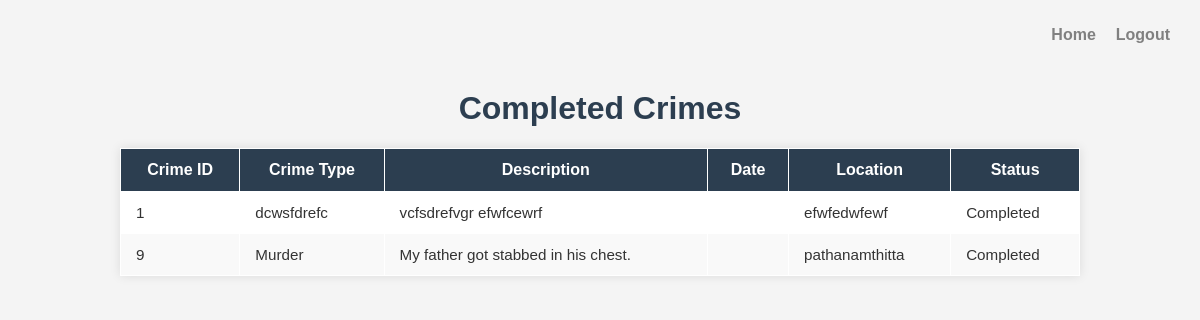
The app's page /police/completedCrimes/1/ (signed in) with its own data.
### police/models.py (models this page shows, shortened)
class Crime(models.Model):
    statusChoice = [
        ("Completed", "Completed"),
        ("Investigating", "Investigating"),
        ("Request Pending", "Request Pending"),
    ]
    crime_type = models.CharField(max_length=50)
    description = models.TextField()
    location = models.CharField(max_length=50)
    station = models.ForeignKey(Station, on_delete=models.CASCADE)
    status = models.CharField(max_length=50, choices=statusChoice)
    submitted_by = models.ForeignKey(CivilianModel, on_delete=models.CASCADE)

### police/views.py (the view)
@login_required(login_url="policeLogin")
@user_passes_test(is_police, login_url="policeLogin")
def completed_crimes_view(request, officer_id):
    officer = PoliceModel.objects.get(id=officer_id)
    completed_crimes = Crime.objects.filter(status="Completed")
    return render(
        request,
        "police_template/completedCrime.html",
        {"completed_crimes": completed_crimes},
    )

### police/views.py (called while the page is built)
def is_police(user):
    return user.user_type == "Police"

### templates/police_template/completedCrime.html (shortened to what this page needs)
{% load static %}
<!DOCTYPE html>
<html lang="en">
<head>
    <link rel="stylesheet" href="{% static 'css/police/completedCrime.css' %}">
</head>
<body>
    <nav class="navbar">
        <ul>
            <li><a href="{% url 'policeHome' %}">Home</a></li>
            <li><a href="{% url 'policeLogout' %}">Logout</a></li>
        </ul>
    </nav>
    <div>
        <h1>Completed Crimes</h1>
        <table border="1">
            <thead>
                <tr>
                    <th>Crime ID</th>
                    <th>Crime Type</th>
                    <th>Description</th>
                    <th>Date</th>
                    <th>Location</th>
                    <th>Status</th>
                </tr>
            </thead>
            <tbody>
                {% for crime in completed_crimes %}
                <tr>
                    <td>{{ crime.id }}</td>
                    <td>{{ crime.crime_type }}</td>
                    <td>{{ crime.description }}</td>
                    <td>{{ crime.date }}</td>
                    <td>{{ crime.location }}</td>
                    <td>{{ crime.status }}</td>
                </tr>
                {% endfor %}
            </tbody>
        </table>
    </div>
</body>
</html>

### static/css/police/completedCrime.css (style rules this page uses)
body { font-family: Arial, sans-serif; background-color: #f4f4f4; color: #333; margin: 0; padding: 0; }
.navbar { padding: 10px; margin-bottom: 20px; display: flex; justify-content: flex-end; }
.navbar ul { list-style-type: none; font-weight: bold; padding: 0; display: flex; }
.navbar li { margin-right: 20px; }
.navbar a { text-decoration: none; color: gray; }
h1 { text-align: center; color: #2c3e50; margin-top: 20px; }
table { width: 80%; margin: 20px auto; border-collapse: collapse; box-shadow: 0px 0px 10px rgba(0, 0, 0, 0.1); background-color: white; }
table thead { background-color: #2c3e50; color: white; }
table th, table td { padding: 12px 15px; border: 1px solid white; }
table tbody tr:nth-child(even) { background-color: #f9f9f9; }
th { text-align: center; font-weight: bold; }
td { text-align: left; font-size: 0.95em; }

### records on screen
Crime: id "1", crime_type "dcwsfdrefc", description "vcfsdrefvgr efwfcewrf", location "efwfedwfewf", status "Completed"
Crime: id "9", crime_type "Murder", description "My father got stabbed in his chest.", location "pathanamthitta", status "Completed"
